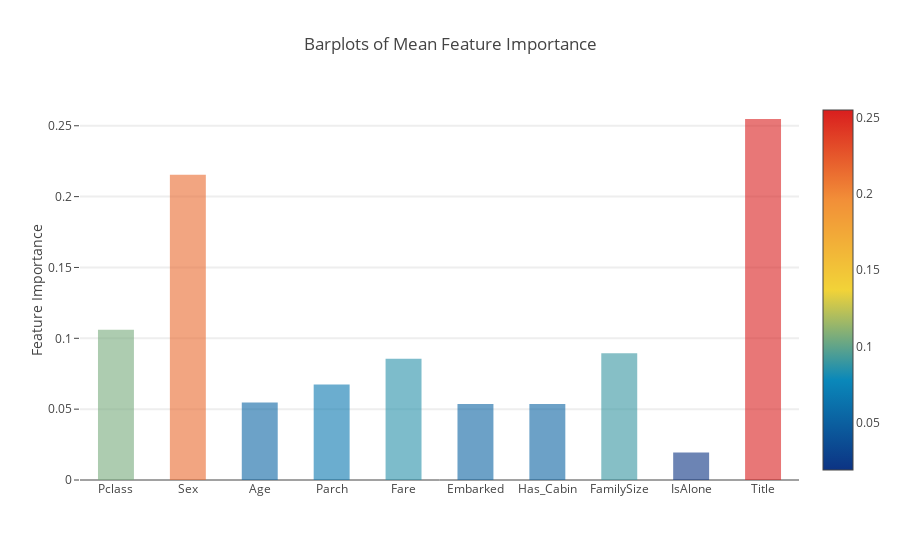

Write notebook code for a chart like this one.
### Code cell
y = feature_dataframe['mean'].values
x = feature_dataframe['features'].values
data = [go.Bar(
            x= x,
             y= y,
            width = 0.5,
            marker=dict(
               color = feature_dataframe['mean'].values,
            colorscale='Portland',
            showscale=True,
            reversescale = False
            ),
            opacity=0.6
        )]

layout= go.Layout(
    autosize= True,
    title= 'Barplots of Mean Feature Importance',
    hovermode= 'closest',
#     xaxis= dict(
#         title= 'Pop',
#         ticklen= 5,
#         zeroline= False,
#         gridwidth= 2,
#     ),
    yaxis=dict(
        title= 'Feature Importance',
        ticklen= 5,
        gridwidth= 2
    ),
    showlegend= False
)
fig = go.Figure(data=data, layout=layout)
py.iplot(fig, filename='bar-direct-labels')

### Figure 1 — Plotly figure (JSON) as saved in the notebook; plotly's stock layout.template omitted (floating-point values rounded to 4 significant figures)
{"data": [{"marker": {"color": [0.106, 0.2154, 0.05471, 0.06738, 0.08565, 0.05361, 0.05359, 0.08949, 0.01942, 0.2548], "colorscale": "Portland", "reversescale": false, "showscale": true}, "opacity": 0.6, "type": "bar", "width": 0.5, "x": ["Pclass", "Sex", "Age", "Parch", "Fare", "Embarked", "Has_Cabin", "FamilySize", "IsAlone", "Title"], "y": [0.106, 0.2154, 0.05471, 0.06738, 0.08565, 0.05361, 0.05359, 0.08949, 0.01942, 0.2548]}], "layout": {"autosize": true, "hovermode": "closest", "showlegend": false, "title": "Barplots of Mean Feature Importance", "yaxis": {"gridwidth": 2, "ticklen": 5, "title": "Feature Importance"}}}
